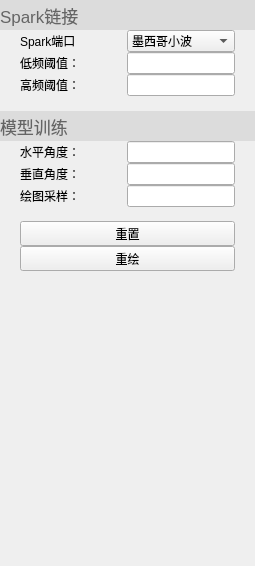
         <widget class="QWidget" name="widget" native="true">
          <property name="sizePolicy">
           <sizepolicy hsizetype="Expanding" vsizetype="Expanding">
            <horstretch>0</horstretch>
            <verstretch>0</verstretch>
           </sizepolicy>
          </property>
          <property name="minimumSize">
           <size>
            <width>255</width>
            <height>0</height>
           </size>
          </property>
          <property name="maximumSize">
           <size>
            <width>510</width>
            <height>16777215</height>
           </size>
          </property>
          <layout class="QVBoxLayout" name="verticalLayout">
           <property name="spacing">
            <number>0</number>
           </property>
           <property name="leftMargin">
            <number>0</number>
           </property>
           <property name="topMargin">
            <number>0</number>
           </property>
           <property name="rightMargin">
            <number>0</number>
           </property>
           <property name="bottomMargin">
            <number>0</number>
           </property>
           <item>
            <widget class="QWidget" name="widget_7" native="true">
             <layout class="QVBoxLayout" name="verticalLayout_30">
              <property name="spacing">
               <number>0</number>
              </property>
              <property name="leftMargin">
               <number>0</number>
              </property>
              <property name="topMargin">
               <number>0</number>
              </property>
              <property name="rightMargin">
               <number>0</number>
              </property>
              <property name="bottomMargin">
               <number>0</number>
              </property>
              <item>
               <layout class="QGridLayout" name="gridLayout_61">
                <property name="bottomMargin">
                 <number>15</number>
                </property>
                <property name="horizontalSpacing">
                 <number>0</number>
                </property>
                <item row="0" column="0" colspan="4">
                 <widget class="QLabel" name="label_113">
                  <property name="sizePolicy">
                   <sizepolicy hsizetype="Expanding" vsizetype="Expanding">
                    <horstretch>0</horstretch>
                    <verstretch>0</verstretch>
                   </sizepolicy>
                  </property>
                  <property name="minimumSize">
                   <size>
                    <width>0</width>
                    <height>30</height>
                   </size>
                  </property>
                  <property name="maximumSize">
                   <size>
                    <width>16777215</width>
                    <height>60</height>
                   </size>
                  </property>
                  <property name="palette">
                   <palette>
                    <active>
                     <colorrole role="WindowText">
                      <brush brushstyle="SolidPattern">
                       <color alpha="255">
                        <red>101</red>
                        <green>101</green>
                        <blue>101</blue>
                       </color>
                      </brush>
                     </colorrole>
                     <colorrole role="Text">
                      <brush brushstyle="SolidPattern">
                       <color alpha="255">
                        <red>123</red>
                        <green>123</green>
                        <blue>123</blue>
                       </color>
                      </brush>
                     </colorrole>
                     <colorrole role="Base">
                      <brush brushstyle="SolidPattern">
                       <color alpha="255">
                        <red>255</red>
                        <green>255</green>
                        <blue>255</blue>
                       </color>
                      </brush>
                     </colorrole>
                     <colorrole role="Window">
                      <brush brushstyle="SolidPattern">
                       <color alpha="255">
                        <red>220</red>
                        <green>220</green>
                        <blue>220</blue>
                       </color>
                      </brush>
                     </colorrole>
                    </active>
                    <inactive>
                     <colorrole role="WindowText">
                      <brush brushstyle="SolidPattern">
                       <color alpha="255">
                        <red>101</red>
                        <green>101</green>
                        <blue>101</blue>
                       </color>
                      </brush>
                     </colorrole>
                     <colorrole role="Text">
                      <brush brushstyle="SolidPattern">
                       <color alpha="255">
                        <red>123</red>
                        <green>123</green>
                        <blue>123</blue>
                       </color>
                      </brush>
                     </colorrole>
                     <colorrole role="Base">
                      <brush brushstyle="SolidPattern">
                       <color alpha="255">
                        <red>255</red>
                        <green>255</green>
                        <blue>255</blue>
                       </color>
                      </brush>
                     </colorrole>
                     <colorrole role="Window">
                      <brush brushstyle="SolidPattern">
                       <color alpha="255">
                        <red>220</red>
                        <green>220</green>
                        <blue>220</blue>
                       </color>
                      </brush>
                     </colorrole>
                    </inactive>
                    <disabled>
                     <colorrole role="WindowText">
                      <brush brushstyle="SolidPattern">
                       <color alpha="255">
                        <red>120</red>
                        <green>120</green>
                        <blue>120</blue>
                       </color>
                      </brush>
                     </colorrole>
                     <colorrole role="Text">
                      <brush brushstyle="SolidPattern">
                       <color alpha="255">
                        <red>120</red>
                        <green>120</green>
                        <blue>120</blue>
                       </color>
                      </brush>
                     </colorrole>
                     <colorrole role="Base">
                      <brush brushstyle="SolidPattern">
                       <color alpha="255">
                        <red>220</red>
                        <green>220</green>
                        <blue>220</blue>
                       </color>
                      </brush>
                     </colorrole>
                     <colorrole role="Window">
                      <brush brushstyle="SolidPattern">
                       <color alpha="255">
                        <red>220</red>
                        <green>220</green>
                        <blue>220</blue>
                       </color>
                      </brush>
                     </colorrole>
                    </disabled>
                   </palette>
                  </property>
                  <property name="font">
                   <font>
                    <pointsize>13</pointsize>
                   </font>
                  </property>
                  <property name="autoFillBackground">
                   <bool>true</bool>
                  </property>
                  <property name="text">
                   <string>Spark链接</string>
                  </property>
                  <property name="alignment">
                   <set>Qt::AlignLeading|Qt::AlignLeft|Qt::AlignVCenter</set>
                  </property>
                  <property name="wordWrap">
                   <bool>false</bool>
                  </property>
                  <property name="margin">
                   <number>5</number>
                  </property>
                 </widget>
                </item>
                <item row="1" column="1">
                 <widget class="QLabel" name="label_337">
                  <property name="sizePolicy">
                   <sizepolicy hsizetype="Expanding" vsizetype="Expanding">
                    <horstretch>0</horstretch>
                    <verstretch>0</verstretch>
                   </sizepolicy>
                  </property>
                  <property name="text">
                   <string>Spark端口</string>
                  </property>
                 </widget>
                </item>
                <item row="3" column="2">
                 <widget class="QLineEdit" name="lineEdit_41">
                  <property name="palette">
                   <palette>
                    <active>
                     <colorrole role="Text">
                      <brush brushstyle="SolidPattern">
                       <color alpha="255">
                        <red>101</red>
                        <green>101</green>
                        <blue>101</blue>
                       </color>
                      </brush>
                     </colorrole>
                    </active>
                    <inactive>
                     <colorrole role="Text">
                      <brush brushstyle="SolidPattern">
                       <color alpha="255">
                        <red>101</red>
                        <green>101</green>
                        <blue>101</blue>
                       </color>
                      </brush>
                     </colorrole>
                    </inactive>
                    <disabled>
                     <colorrole role="Text">
                      <brush brushstyle="SolidPattern">
                       <color alpha="255">
                        <red>120</red>
                        <green>120</green>
                        <blue>120</blue>
                       </color>
                      </brush>
                     </colorrole>
                    </disabled>
                   </palette>
                  </property>
                 </widget>
                </item>
                <item row="1" column="2">
                 <widget class="QComboBox" name="comboBox_10">
                  <property name="palette">
                   <palette>
                    <active>
                     <colorrole role="Text">
                      <brush brushstyle="SolidPattern">
                       <color alpha="255">
                        <red>101</red>
                        <green>101</green>
                        <blue>101</blue>
                       </color>
                      </brush>
                     </colorrole>
                    </active>
                    <inactive>
                     <colorrole role="Text">
                      <brush brushstyle="SolidPattern">
                       <color alpha="255">
                        <red>101</red>
                        <green>101</green>
                        <blue>101</blue>
                       </color>
                      </brush>
                     </colorrole>
                    </inactive>
                    <disabled>
                     <colorrole role="Text">
                      <brush brushstyle="SolidPattern">
                       <color alpha="255">
                        <red>120</red>
                        <green>120</green>
                        <blue>120</blue>
                       </color>
                      </brush>
                     </colorrole>
                    </disabled>
                   </palette>
                  </property>
                  <property name="autoFillBackground">
                   <bool>true</bool>
                  </property>
                  <item>
                   <property name="text">
                    <string>墨西哥小波</string>
                   </property>
                  </item>
                 </widget>
                </item>
                <item row="1" column="3">
                 <widget class="QLabel" name="label_336">
                  <property name="minimumSize">
                   <size>
                    <width>20</width>
                    <height>0</height>
                   </size>
                  </property>
                  <property name="maximumSize">
                   <size>
                    <width>20</width>
                    <height>16777215</height>
                   </size>
                  </property>
                  <property name="text">
                   <string/>
                  </property>
                 </widget>
                </item>
                <item row="1" column="0">
                 <widget class="QLabel" name="label_112">
                  <property name="minimumSize">
                   <size>
                    <width>20</width>
                    <height>0</height>
                   </size>
                  </property>
                  <property name="maximumSize">
                   <size>
                    <width>20</width>
                    <height>16777215</height>
                   </size>
                  </property>
                  <property name="text">
                   <string/>
                  </property>
                 </widget>
                </item>
                <item row="2" column="2">
                 <widget class="QLineEdit" name="lineEdit_42">
                  <property name="palette">
                   <palette>
                    <active>
                     <colorrole role="Text">
                      <brush brushstyle="SolidPattern">
                       <color alpha="255">
                        <red>101</red>
                        <green>101</green>
                        <blue>101</blue>
                       </color>
                      </brush>
                     </colorrole>
                    </active>
                    <inactive>
                     <colorrole role="Text">
                      <brush brushstyle="SolidPattern">
                       <color alpha="255">
                        <red>101</red>
                        <green>101</green>
                        <blue>101</blue>
                       </color>
                      </brush>
                     </colorrole>
                    </inactive>
                    <disabled>
                     <colorrole role="Text">
                      <brush brushstyle="SolidPattern">
                       <color alpha="255">
                        <red>120</red>
                        <green>120</green>
                        <blue>120</blue>
                       </color>
                      </brush>
                     </colorrole>
                    </disabled>
                   </palette>
                  </property>
                 </widget>
                </item>
                <item row="2" column="1">
                 <widget class="QLabel" name="label_335">
                  <property name="sizePolicy">
                   <sizepolicy hsizetype="Expanding" vsizetype="Expanding">
                    <horstretch>0</horstretch>
                    <verstretch>0</verstretch>
                   </sizepolicy>
                  </property>
                  <property name="text">
                   <string>低频阈值：</string>
                  </property>
                 </widget>
                </item>
                <item row="3" column="1">
                 <widget class="QLabel" name="label_338">
                  <property name="sizePolicy">
                   <sizepolicy hsizetype="Expanding" vsizetype="Expanding">
                    <horstretch>0</horstretch>
                    <verstretch>0</verstretch>
                   </sizepolicy>
                  </property>
                  <property name="text">
                   <string>高频阈值：</string>
                  </property>
                 </widget>
                </item>
               </layout>
              </item>
              <item>
               <layout class="QGridLayout" name="gridLayout_62">
                <property name="bottomMargin">
                 <number>15</number>
                </property>
                <property name="horizontalSpacing">
                 <number>0</number>
                </property>
                <item row="6" column="1" colspan="2">
                 <widget class="QToolButton" name="toolButton_25">
                  <property name="sizePolicy">
                   <sizepolicy hsizetype="Expanding" vsizetype="Expanding">
                    <horstretch>0</horstretch>
                    <verstretch>0</verstretch>
                   </sizepolicy>
                  </property>
                  <property name="text">
                   <string>重置</string>
                  </property>
                 </widget>
                </item>
                <item row="7" column="1" colspan="2">
                 <widget class="QToolButton" name="toolButton_26">
                  <property name="sizePolicy">
                   <sizepolicy hsizetype="Expanding" vsizetype="Expanding">
                    <horstretch>0</horstretch>
                    <verstretch>0</verstretch>
                   </sizepolicy>
                  </property>
                  <property name="text">
                   <string>重绘</string>
                  </property>
                 </widget>
                </item>
                <item row="1" column="3">
                 <widget class="QLabel" name="label_340">
                  <property name="minimumSize">
                   <size>
                    <width>20</width>
                    <height>0</height>
                   </size>
                  </property>
                  <property name="maximumSize">
                   <size>
                    <width>20</width>
                    <height>16777215</height>
                   </size>
                  </property>
                  <property name="text">
                   <string/>
                  </property>
                 </widget>
                </item>
                <item row="2" column="1">
                 <widget class="QLabel" name="label_341">
                  <property name="sizePolicy">
                   <sizepolicy hsizetype="Expanding" vsizetype="Expanding">
                    <horstretch>0</horstretch>
                    <verstretch>0</verstretch>
                   </sizepolicy>
                  </property>
                  <property name="text">
                   <string>垂直角度：</string>
                  </property>
                 </widget>
                </item>
                <item row="3" column="1">
                 <widget class="QLabel" name="label_342">
                  <property name="sizePolicy">
                   <sizepolicy hsizetype="Expanding" vsizetype="Expanding">
                    <horstretch>0</horstretch>
                    <verstretch>0</verstretch>
                   </sizepolicy>
                  </property>
                  <property name="text">
                   <string>绘图采样：</string>
                  </property>
                 </widget>
                </item>
                <item row="0" column="0" colspan="4">
                 <widget class="QLabel" name="label_343">
                  <property name="sizePolicy">
                   <sizepolicy hsizetype="Expanding" vsizetype="Expanding">
                    <horstretch>0</horstretch>
                    <verstretch>0</verstretch>
                   </sizepolicy>
                  </property>
                  <property name="minimumSize">
                   <size>
                    <width>0</width>
                    <height>30</height>
                   </size>
                  </property>
                  <property name="maximumSize">
                   <size>
                    <width>16777215</width>
                    <height>60</height>
                   </size>
                  </property>
                  <property name="palette">
                   <palette>
                    <active>
                     <colorrole role="WindowText">
                      <brush brushstyle="SolidPattern">
                       <color alpha="255">
                        <red>101</red>
                        <green>101</green>
                        <blue>101</blue>
                       </color>
                      </brush>
                     </colorrole>
                     <colorrole role="Text">
                      <brush brushstyle="SolidPattern">
                       <color alpha="255">
                        <red>123</red>
                        <green>123</green>
                        <blue>123</blue>
                       </color>
                      </brush>
                     </colorrole>
                     <colorrole role="Base">
                      <brush brushstyle="SolidPattern">
                       <color alpha="255">
                        <red>255</red>
                        <green>255</green>
                        <blue>255</blue>
                       </color>
                      </brush>
                     </colorrole>
                     <colorrole role="Window">
                      <brush brushstyle="SolidPattern">
                       <color alpha="255">
                        <red>220</red>
                        <green>220</green>
                        <blue>220</blue>
                       </color>
                      </brush>
                     </colorrole>
                    </active>
                    <inactive>
                     <colorrole role="WindowText">
                      <brush brushstyle="SolidPattern">
                       <color alpha="255">
                        <red>101</red>
                        <green>101</green>
                        <blue>101</blue>
                       </color>
                      </brush>
                     </colorrole>
                     <colorrole role="Text">
                      <brush brushstyle="SolidPattern">
                       <color alpha="255">
                        <red>123</red>
                        <green>123</green>
                        <blue>123</blue>
                       </color>
                      </brush>
                     </colorrole>
                     <colorrole role="Base">
                      <brush brushstyle="SolidPattern">
                       <color alpha="255">
                        <red>255</red>
                        <green>255</green>
                        <blue>255</blue>
                       </color>
                      </brush>
                     </colorrole>
                     <colorrole role="Window">
                      <brush brushstyle="SolidPattern">
                       <color alpha="255">
                        <red>220</red>
                        <green>220</green>
                        <blue>220</blue>
                       </color>
                      </brush>
                     </colorrole>
                    </inactive>
                    <disabled>
                     <colorrole role="WindowText">
                      <brush brushstyle="SolidPattern">
                       <color alpha="255">
                        <red>120</red>
                        <green>120</green>
                        <blue>120</blue>
                       </color>
                      </brush>
                     </colorrole>
                     <colorrole role="Text">
                      <brush brushstyle="SolidPattern">
                       <color alpha="255">
                        <red>120</red>
                        <green>120</green>
                        <blue>120</blue>
                       </color>
                      </brush>
                     </colorrole>
                     <colorrole role="Base">
                      <brush brushstyle="SolidPattern">
                       <color alpha="255">
                        <red>220</red>
                        <green>220</green>
                        <blue>220</blue>
                       </color>
                      </brush>
                     </colorrole>
                     <colorrole role="Window">
                      <brush brushstyle="SolidPattern">
                       <color alpha="255">
                        <red>220</red>
                        <green>220</green>
                        <blue>220</blue>
                       </color>
                      </brush>
                     </colorrole>
                    </disabled>
                   </palette>
                  </property>
                  <property name="font">
                   <font>
                    <pointsize>13</pointsize>
                   </font>
                  </property>
                  <property name="autoFillBackground">
                   <bool>true</bool>
                  </property>
                  <property name="text">
                   <string>模型训练</string>
                  </property>
                  <property name="alignment">
                   <set>Qt::AlignLeading|Qt::AlignLeft|Qt::AlignVCenter</set>
                  </property>
                  <property name="wordWrap">
                   <bool>false</bool>
                  </property>
                  <property name="margin">
                   <number>5</number>
                  </property>
                 </widget>
                </item>
                <item row="1" column="0">
                 <widget class="QLabel" name="label_344">
                  <property name="minimumSize">
                   <size>
                    <width>20</width>
                    <height>0</height>
                   </size>
                  </property>
                  <property name="maximumSize">
                   <size>
                    <width>20</width>
                    <height>16777215</height>
                   </size>
                  </property>
                  <property name="text">
                   <string/>
                  </property>
                 </widget>
                </item>
                <item row="1" column="1">
                 <widget class="QLabel" name="label_345">
                  <property name="sizePolicy">
                   <sizepolicy hsizetype="Expanding" vsizetype="Expanding">
                    <horstretch>0</horstretch>
                    <verstretch>0</verstretch>
                   </sizepolicy>
                  </property>
                  <property name="text">
                   <string>水平角度：</string>
                  </property>
                 </widget>
                </item>
                <item row="2" column="2">
                 <widget class="QLineEdit" name="lineEdit_43">
                  <property name="palette">
                   <palette>
                    <active>
                     <colorrole role="Text">
                      <brush brushstyle="SolidPattern">
                       <color alpha="255">
                        <red>101</red>
                        <green>101</green>
                        <blue>101</blue>
                       </color>
                      </brush>
                     </colorrole>
                    </active>
                    <inactive>
                     <colorrole role="Text">
                      <brush brushstyle="SolidPattern">
                       <color alpha="255">
                        <red>101</red>
                        <green>101</green>
                        <blue>101</blue>
                       </color>
                      </brush>
                     </colorrole>
                    </inactive>
                    <disabled>
                     <colorrole role="Text">
                      <brush brushstyle="SolidPattern">
                       <color alpha="255">
                        <red>120</red>
                        <green>120</green>
                        <blue>120</blue>
                       </color>
                      </brush>
                     </colorrole>
                    </disabled>
                   </palette>
                  </property>
                 </widget>
                </item>
                <item row="3" column="2">
                 <widget class="QLineEdit" name="lineEdit_44">
                  <property name="palette">
                   <palette>
                    <active>
                     <colorrole role="Text">
                      <brush brushstyle="SolidPattern">
                       <color alpha="255">
                        <red>101</red>
                        <green>101</green>
                        <blue>101</blue>
                       </color>
                      </brush>
                     </colorrole>
                    </active>
                    <inactive>
                     <colorrole role="Text">
                      <brush brushstyle="SolidPattern">
                       <color alpha="255">
                        <red>101</red>
                        <green>101</green>
                        <blue>101</blue>
                       </color>
                      </brush>
                     </colorrole>
                    </inactive>
                    <disabled>
                     <colorrole role="Text">
                      <brush brushstyle="SolidPattern">
                       <color alpha="255">
                        <red>120</red>
                        <green>120</green>
                        <blue>120</blue>
                       </color>
                      </brush>
                     </colorrole>
                    </disabled>
                   </palette>
                  </property>
                 </widget>
                </item>
                <item row="1" column="2">
                 <widget class="QLineEdit" name="lineEdit_45">
                  <property name="palette">
                   <palette>
                    <active>
                     <colorrole role="Text">
                      <brush brushstyle="SolidPattern">
                       <color alpha="255">
                        <red>101</red>
                        <green>101</green>
                        <blue>101</blue>
                       </color>
                      </brush>
                     </colorrole>
                    </active>
                    <inactive>
                     <colorrole role="Text">
                      <brush brushstyle="SolidPattern">
                       <color alpha="255">
                        <red>101</red>
                        <green>101</green>
                        <blue>101</blue>
                       </color>
                      </brush>
                     </colorrole>
                    </inactive>
                    <disabled>
                     <colorrole role="Text">
                      <brush brushstyle="SolidPattern">
                       <color alpha="255">
                        <red>120</red>
                        <green>120</green>
                        <blue>120</blue>
                       </color>
                      </brush>
                     </colorrole>
                    </disabled>
                   </palette>
                  </property>
                 </widget>
                </item>
                <item row="4" column="1" colspan="2">
                 <widget class="QLabel" name="label_9">
                  <property name="text">
                   <string/>
                  </property>
                 </widget>
                </item>
               </layout>
              </item>
              <item>
               <spacer name="verticalSpacer_117">
                <property name="orientation">
                 <enum>Qt::Vertical</enum>
                </property>
                <property name="sizeHint" stdset="0">
                 <size>
                  <width>20</width>
                  <height>40</height>
                 </size>
                </property>
               </spacer>
              </item>
              <item>
               <spacer name="verticalSpacer_118">
                <property name="orientation">
                 <enum>Qt::Vertical</enum>
                </property>
                <property name="sizeHint" stdset="0">
                 <size>
                  <width>20</width>
                  <height>40</height>
                 </size>
                </property>
               </spacer>
              </item>
              <item>
               <spacer name="verticalSpacer_119">
                <property name="orientation">
                 <enum>Qt::Vertical</enum>
                </property>
                <property name="sizeHint" stdset="0">
                 <size>
                  <width>20</width>
                  <height>40</height>
                 </size>
                </property>
               </spacer>
              </item>
              <item>
               <spacer name="verticalSpacer_120">
                <property name="orientation">
                 <enum>Qt::Vertical</enum>
                </property>
                <property name="sizeHint" stdset="0">
                 <size>
                  <width>20</width>
                  <height>40</height>
                 </size>
                </property>
               </spacer>
              </item>
              <item>
               <spacer name="verticalSpacer_121">
                <property name="orientation">
                 <enum>Qt::Vertical</enum>
                </property>
                <property name="sizeHint" stdset="0">
                 <size>
                  <width>20</width>
                  <height>40</height>
                 </size>
                </property>
               </spacer>
              </item>
              <item>
               <spacer name="verticalSpacer_122">
                <property name="orientation">
                 <enum>Qt::Vertical</enum>
                </property>
                <property name="sizeHint" stdset="0">
                 <size>
                  <width>20</width>
                  <height>40</height>
                 </size>
                </property>
               </spacer>
              </item>
              <item>
               <spacer name="verticalSpacer_123">
                <property name="orientation">
                 <enum>Qt::Vertical</enum>
                </property>
                <property name="sizeHint" stdset="0">
                 <size>
                  <width>20</width>
                  <height>40</height>
                 </size>
                </property>
               </spacer>
              </item>
             </layout>
            </widget>
           </item>
          </layout>
         </widget>
